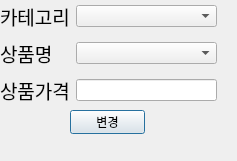
<?xml version="1.0" encoding="UTF-8"?>
<ui version="4.0">
 <class>change</class>
 <widget class="QDialog" name="change">
  <property name="geometry">
   <rect>
    <x>0</x>
    <y>0</y>
    <width>237</width>
    <height>161</height>
   </rect>
  </property>
  <property name="windowTitle">
   <string>Dialog</string>
  </property>
  <widget class="QWidget" name="layoutWidget">
   <property name="geometry">
    <rect>
     <x>0</x>
     <y>0</y>
     <width>217</width>
     <height>109</height>
    </rect>
   </property>
   <layout class="QGridLayout" name="gridLayout">
    <item row="1" column="0">
     <widget class="QLabel" name="label">
      <property name="font">
       <font>
        <pointsize>14</pointsize>
       </font>
      </property>
      <property name="text">
       <string>카테고리</string>
      </property>
     </widget>
    </item>
    <item row="5" column="0">
     <widget class="QLabel" name="label_5">
      <property name="font">
       <font>
        <pointsize>14</pointsize>
       </font>
      </property>
      <property name="text">
       <string>상품가격</string>
      </property>
     </widget>
    </item>
    <item row="4" column="0">
     <widget class="QLabel" name="label_4">
      <property name="font">
       <font>
        <pointsize>14</pointsize>
       </font>
      </property>
      <property name="text">
       <string>상품명</string>
      </property>
     </widget>
    </item>
    <item row="1" column="1">
     <widget class="QComboBox" name="cartagory_comboBox"/>
    </item>
    <item row="5" column="1">
     <widget class="QLineEdit" name="saleEdit"/>
    </item>
    <item row="4" column="1">
     <widget class="QComboBox" name="product_comboBox"/>
    </item>
   </layout>
  </widget>
  <widget class="QPushButton" name="addbtn">
   <property name="geometry">
    <rect>
     <x>70</x>
     <y>110</y>
     <width>75</width>
     <height>24</height>
    </rect>
   </property>
   <property name="text">
    <string>변경</string>
   </property>
  </widget>
 </widget>
 <resources/>
 <connections/>
</ui>
